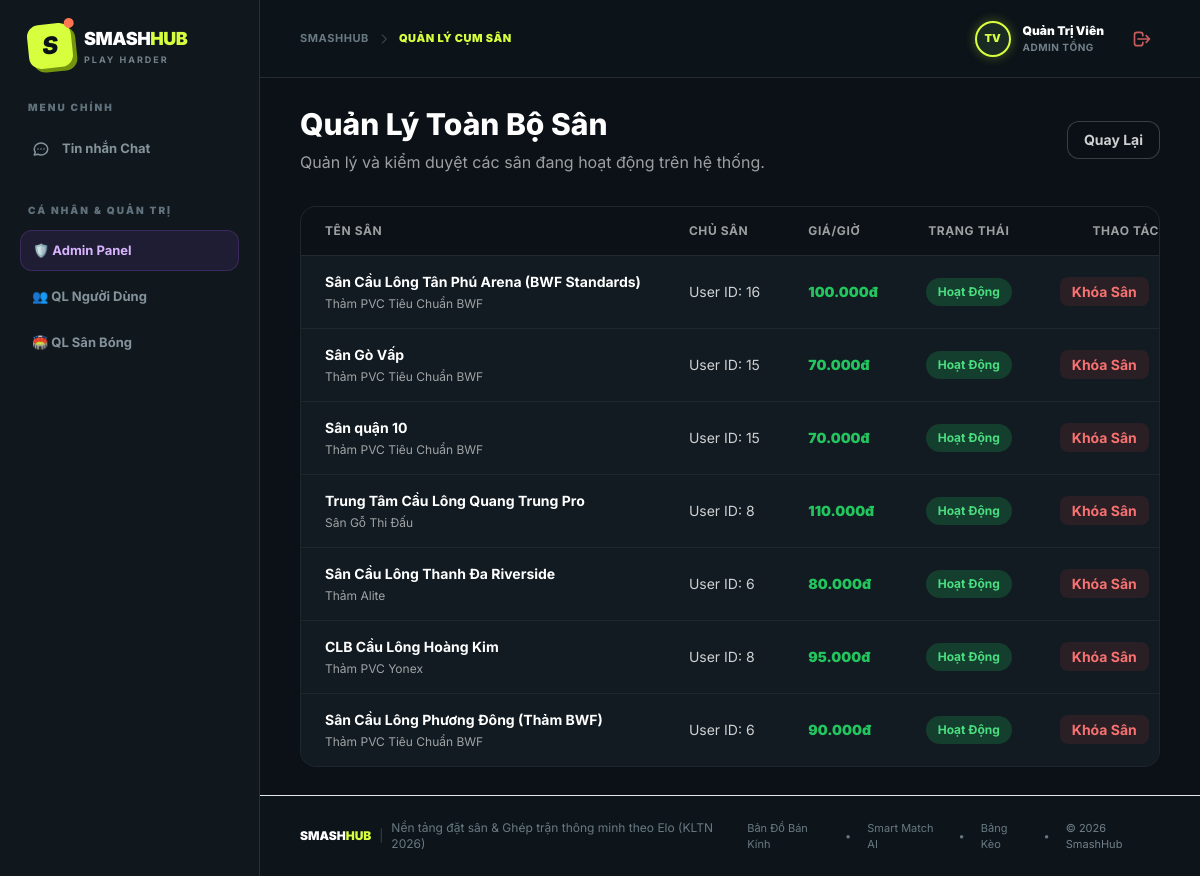
The page /index.php?action=admin_pitches (signed in) on the database its author committed.
### tables this page shows
CREATE TABLE IF NOT EXISTS `pitches` (
  `id` int(11) NOT NULL AUTO_INCREMENT,
  `owner_id` int(11) DEFAULT NULL,
  `name` varchar(255) NOT NULL,
  `location` varchar(255) NOT NULL DEFAULT '',
  `district` varchar(100) DEFAULT '',
  `city` varchar(100) DEFAULT 'TP.HCM',
  `latitude` decimal(10,8) DEFAULT '10.80000000' COMMENT 'Tọa độ vĩ độ GPS',
  `longitude` decimal(11,8) DEFAULT '106.70000000' COMMENT 'Tọa độ kinh độ GPS',
  `type` varchar(50) NOT NULL COMMENT 'Thảm PVC Tiêu Chuẩn BWF, Thảm PVC Yonex, Sân Gỗ Thi Đấu, Thảm Alite',
  `quantity` int(11) NOT NULL DEFAULT '1' COMMENT 'Số lượng sân con trong cụm',
  `price_per_hour` decimal(10,2) NOT NULL,
  `image_url` varchar(255) DEFAULT NULL,
  `description` text,
  `status` enum('active','locked') DEFAULT 'active',
  PRIMARY KEY (`id`)
);

### controllers/AdminController.php (called while the page is built, shortened)
<?php
class AdminController {
    public function pitches() {
        $database = new Database();
        $db = $database->getConnection();
        $pitch = new Pitch($db);
        $stmt = $pitch->readAll();
        $pitches = $stmt->fetchAll(PDO::FETCH_ASSOC);
        require_once "views/layout.php";
    }
}
?>

### models/Pitch.php (called while the page is built, shortened)
<?php
class Pitch {
    private $conn;
    private $table_name = "pitches";
    public function __construct($db) {
        $this->conn = $db;
    }
    public function readAll() {
        $query = "SELECT p.*, u.name as owner_name FROM " . $this->table_name . " p LEFT JOIN users u ON p.owner_id = u.id ORDER BY p.id DESC";
        $stmt = $this->conn->prepare($query);
        $stmt->execute();
        return $stmt;
    }
}
?>

### views/admin/pitches.php (the view, shortened to what this page needs)
<div class="max-w-7xl mx-auto">
    <div class="mb-8 flex flex-col md:flex-row md:items-center justify-between gap-4">
        <div>
            <h1 class="text-3xl font-extrabold text-white">Quản Lý Toàn Bộ Sân</h1>
            <p class="mt-2 text-white/60">Quản lý và kiểm duyệt các sân đang hoạt động trên hệ thống.</p>
        </div>
        <a href="index.php?action=admin_dashboard" class="bg-[#0b1116]/10 border border-white/20 text-white/80 hover:bg-[#0b1116]/20 px-4 py-2 rounded-xl text-sm font-bold shadow-none transition-colors">Quay Lại</a>
    </div>
    <div class="bg-[#121b21] rounded-2xl shadow-none border border-white/5 overflow-hidden">
        <div class="overflow-x-auto">
            <table class="min-w-full divide-y divide-white/10">
                <thead class="bg-[#0b1116]">
                    <tr>
                        <th class="px-6 py-4 text-left text-xs font-bold text-white/60 uppercase tracking-wider">Tên Sân</th>
                        <th class="px-6 py-4 text-left text-xs font-bold text-white/60 uppercase tracking-wider">Chủ Sân</th>
                        <th class="px-6 py-4 text-left text-xs font-bold text-white/60 uppercase tracking-wider">Giá/Giờ</th>
                        <th class="px-6 py-4 text-center text-xs font-bold text-white/60 uppercase tracking-wider">Trạng Thái</th>
                        <th class="px-6 py-4 text-center text-xs font-bold text-white/60 uppercase tracking-wider">Thao Tác</th>
                    </tr>
                </thead>
                <tbody class="bg-[#121b21] divide-y divide-white/5">
                    <?php if(count($pitches) > 0): ?>
                        <?php foreach($pitches as $p): ?>
                        <tr class="hover:bg-[#0b1116] transition-colors">
                            <td class="px-6 py-4 whitespace-nowrap">
                                <div class="text-sm font-bold text-white"><?php echo htmlspecialchars($p["name"]); ?></div>
                                <div class="text-xs text-white/60 mt-1"><?php echo htmlspecialchars($p["type"]); ?></div>
                            </td>
                            <td class="px-6 py-4 whitespace-nowrap text-sm text-white/80">
                                User ID: <?php echo $p["owner_id"]; ?>
                            </td>
                            <td class="px-6 py-4 whitespace-nowrap text-sm font-black text-green-500">
                                <?php echo number_format($p["price_per_hour"], 0, ",", "."); ?>đ
                            </td>
                            <td class="px-6 py-4 whitespace-nowrap text-center">
                                <?php if(isset($p["status"]) && $p["status"] == "locked"): ?>
                                    <span class="px-3 py-1 inline-flex text-xs leading-5 font-bold rounded-full bg-red-500/20 text-red-400">Đã Khóa</span>
                                <?php else: ?>
                                    <span class="px-3 py-1 inline-flex text-xs leading-5 font-bold rounded-full bg-green-500/20 text-green-400">Hoạt Động</span>
                                <?php endif; ?>
                            </td>
                            <td class="px-6 py-4 whitespace-nowrap text-center text-sm font-medium">
                                <?php if(isset($p["status"]) && $p["status"] == "locked"): ?>
                                    <a href="index.php?action=admin_toggle_pitch&id=<?php echo $p["id"]; ?>&status=active&csrf_token=<?php echo $_SESSION['csrf_token'] ?? ''; ?>" onclick="return confirm('Mở khóa sân này để khách có thể đặt lại?');" class="text-green-400 hover:text-green-300 font-bold bg-green-500/10 px-3 py-1.5 rounded-lg mr-2">Mở Khóa</a>
                                <?php else: ?>
                                    <a href="index.php?action=admin_toggle_pitch&id=<?php echo $p["id"]; ?>&status=locked&csrf_token=<?php echo $_SESSION['csrf_token'] ?? ''; ?>" onclick="return confirm('Khóa sân này? Sân sẽ bị ẩn khỏi trang đặt sân.');" class="text-red-400 hover:text-red-300 font-bold bg-red-500/10 px-3 py-1.5 rounded-lg mr-2">Khóa Sân</a>
                                <?php endif; ?>
                            </td>
                        </tr>
                        <?php endforeach; ?>
                    <?php else: ?>
                        <tr><td colspan="5" class="px-6 py-12 text-center text-white/60">Chưa có sân nào trên hệ thống.</td></tr>
                    <?php endif; ?>
                </tbody>
            </table>
        </div>
    </div>
</div>

### views/layout.php (style rules this page uses)
body { font-family: 'Inter', -apple-system, BlinkMacSystemFont, "Segoe UI", Roboto, sans-serif; background-color: #0b1116; color: #ffffff; }

### rows shown on the page
pitches: name "Sân Cầu Lông Tân Phú Arena (BWF Standards)", type "Thảm PVC Tiêu Chuẩn BWF", owner "16", price_per_hour "100.000", status "Hoạt Động"
pitches: name "Sân Gò Vấp", type "Thảm PVC Tiêu Chuẩn BWF", owner "15", price_per_hour "70.000", status "Hoạt Động"
pitches: name "Sân quận 10", type "Thảm PVC Tiêu Chuẩn BWF", owner "15", price_per_hour "70.000", status "Hoạt Động"
pitches: name "Trung Tâm Cầu Lông Quang Trung Pro", type "Sân Gỗ Thi Đấu", owner "8", price_per_hour "110.000", status "Hoạt Động"
pitches: name "Sân Cầu Lông Thanh Đa Riverside", type "Thảm Alite", owner "6", price_per_hour "80.000", status "Hoạt Động"
pitches: name "CLB Cầu Lông Hoàng Kim", type "Thảm PVC Yonex", owner "8", price_per_hour "95.000", status "Hoạt Động"
pitches: name "Sân Cầu Lông Phương Đông (Thảm BWF)", type "Thảm PVC Tiêu Chuẩn BWF", owner "6", price_per_hour "90.000", status "Hoạt Động"

### other values the page prints
$page_title "QUẢN LÝ CỤM SÂN"
$user_initials "TV"
$clean_user_name "Quản Trị Viên"
$user_badge_text "ADMIN TỔNG"
